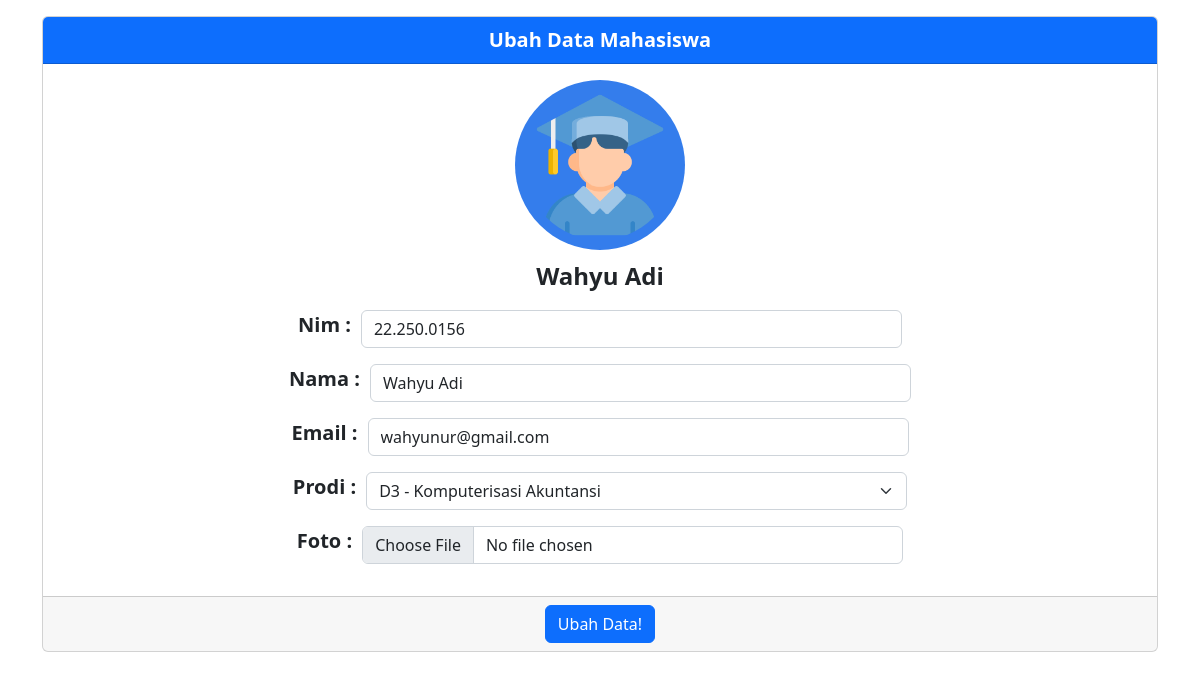
Screenshot of /ubah.php?id=15 with the database file from the repository.
### tables this page shows
CREATE TABLE `mahasiswa` (
  `id` int(11) NOT NULL,
  `gambar` varchar(100) NOT NULL,
  `nim` varchar(11) NOT NULL,
  `nama` varchar(150) NOT NULL,
  `email` varchar(100) NOT NULL,
  `jurusan` varchar(50) NOT NULL
);

### function.php (called while the page is built, shortened)
<?php
    $server = "localhost";
    $user = "root";
    $pass = "";
    $database = "dbmahasiswa";
    $conn = mysqli_connect($server, $user, $pass, $database);
    function query($query) {
        global $conn;
        $result = mysqli_query($conn, $query);
        $rows = [];
        while ( $row = mysqli_fetch_assoc($result) ) {
            $rows[] = $row;
        }
        return $rows;
    }
?>

### ubah.php (the view, shortened to what this page needs)
<?php
    require 'function.php';
    $id = $_GET['id'];
    $mhs = query("SELECT * FROM mahasiswa WHERE id = $id")[0];
?>
<!DOCTYPE html>
<html lang="en">
<head>
    <link rel="stylesheet" href="https://cdn.jsdelivr.net/npm/bootstrap@5.2.3/dist/css/bootstrap.min.css">
    <link rel="stylesheet" href="style.css">
</head>
<body>
    <div class="container mt-3">
        <div class="card text-center">
        <div class="card-header bg-primary text-white fs-5 fw-semibold">
            Ubah Data Mahasiswa
        </div>
        <form action="" method="post" enctype="multipart/form-data">
            <div class="card-body">
                <div class="mb-3">
                    <img src="image/<?= $mhs['gambar'] ?>" alt="foto Mahasiswa">
                    <p class="mt-2 fs-4 fw-semibold"><?= $mhs['nama']; ?></p>
                </div>
                <div class="mb-3 d-flex ubah">
                    <label for="nim" class="form-label fs-5 fw-semibold ubah-label">Nim : </label>
                    <input type="text" class="form-control w-50 align-items-center" name="tnim" id="nim" required value="<?= $mhs['nim']; ?>">
                </div>
                <div class="mb-3 d-flex ubah">
                    <label for="nama" class="form-label fs-5 fw-semibold ubah-label">Nama : </label>
                    <input type="text" class="form-control w-50 align-items-center" name="tnama" id="nama" required value="<?= $mhs['nama']; ?>">
                </div>
                <div class="mb-3 d-flex ubah">
                    <label for="email" class="form-label fs-5 fw-semibold ubah-label">Email : </label>
                    <input type="text" class="form-control w-50 align-items-center" name="temail" id="email" required value="<?= $mhs['email']; ?>">
                </div>
                <div class="mb-3 d-flex ubah">
                    <label for="prodi" class="form-label fs-5 fw-semibold ubah-label">Prodi : </label>
                    <select class="form-select w-50" name="tprodi" id="select" required>
                        <option value="<?= $mhs['jurusan']; ?>"><?= $mhs['jurusan']; ?></option>
                    </select>
                </div>
                <div class="mb-3 d-flex ubah">
                    <label for="foto" class="form-label fs-5 fw-semibold ubah-label">Foto : </label>
                    <input type="file" class="form-control w-50 align-items-center" name="tfoto" id="foto">
                </div>
            </div>
            <div class="card-footer text-muted">
                <button type="submit" name="submit" class="btn btn-primary">Ubah Data!</button>
            </div>
        </form>
        </div>
    </div>
</body>
</html>

### style.css (style rules this page uses)
img { width: 170px; height: 170px; background-color: rgb(52, 125, 236); padding: 10px; border-radius: 50%; }
.ubah { justify-content: center; }
.ubah-label { margin-right: 10px; }

### rows the page displays
mahasiswa: gambar (picture), nama "Wahyu Adi", tnim "22.250.0156", tnama "Wahyu Adi", temail "wahyunur@gmail.com", tprodi "D3 - Komputerisasi Akuntansi"
